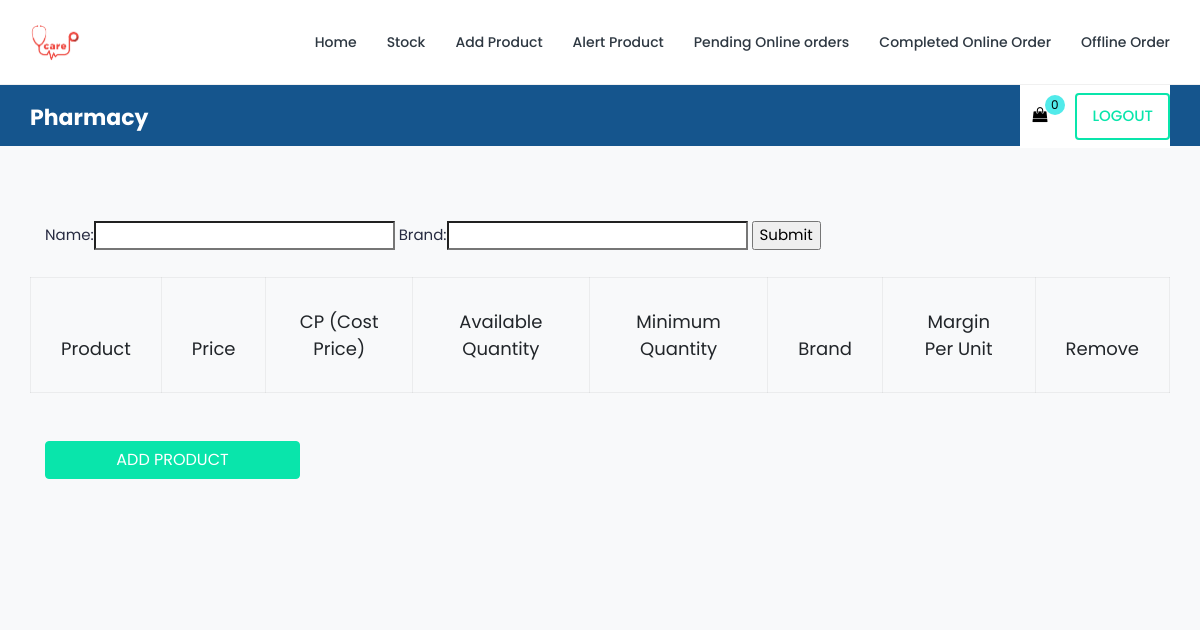
The page /pharmacist/stock/ (signed in) on the database as committed earlier.
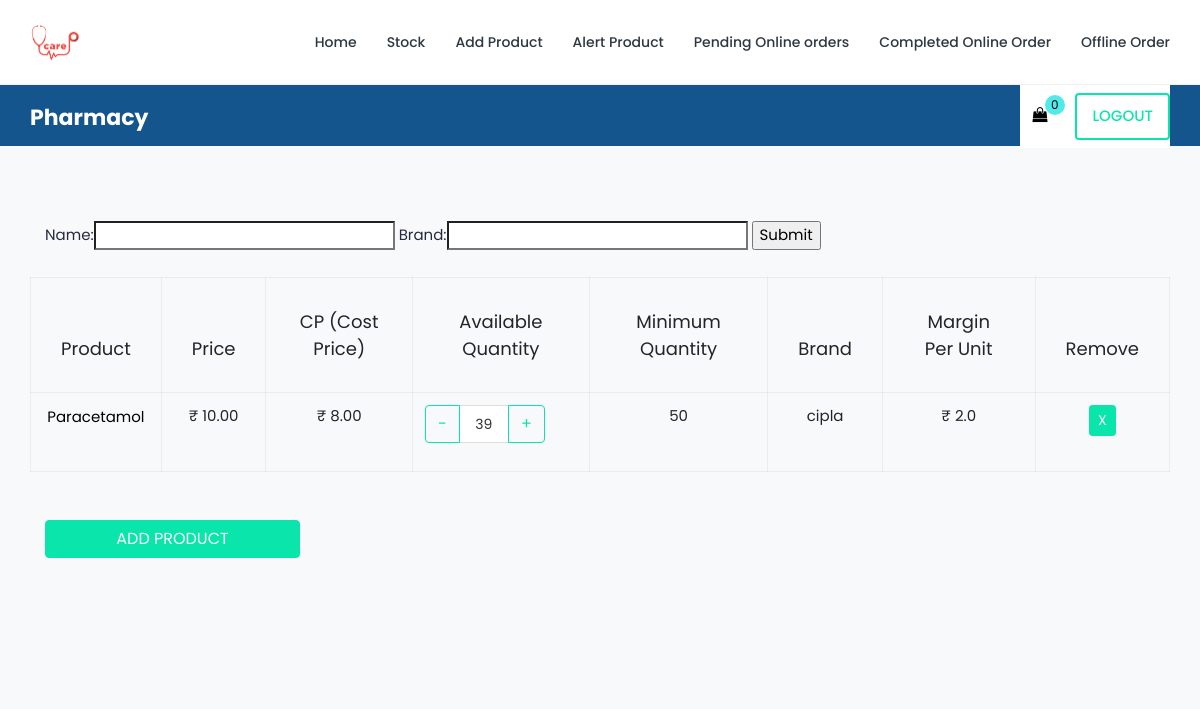
The same page on the database as committed later.
### users/models.py (models this page shows, shortened)
class specificproducts(models.Model):
    Pharmacist = models.ForeignKey(
        Pharmacist, on_delete=models.SET_NULL, blank=True, null=True)
    name = models.CharField(max_length=100, null=True)
    image = models.ImageField(upload_to='products', null=True, blank=True)
    price = models.FloatField()
    minquantity = models.IntegerField()
    available = models.IntegerField()
    cp = models.FloatField()
    quantity = models.CharField(max_length=100, null=True)
    drugs = models.CharField(max_length=200, null=True)
    brand = models.CharField(max_length=100, null=True)
    @property
    def profit(self):
        return (self.price-self.cp)

### users/views.py (the view)
# urls.py: path('pharmacist/stock/', views.stock, name='stock'),
def stock(request):
    name = request.user.first_name
    groupname = str(request.user.groups.all()[0].name)
    if not request.user.is_authenticated:
        return redirect('loginUser')
    customer = request.user.pharmacist
    order, created = WalkinOrder.objects.get_or_create(
        customer=customer, complete=False)
    items = order.walkincart_set.all()
    ordercount = order.get_cart_items
    products = specificproducts.objects.filter(Pharmacist=customer)
    myFilter = StockFilter(request.GET, queryset=products)
    products = myFilter.qs
    context = {
        'name': name,
        'myFilter': myFilter,
        'groupname': groupname,
        'items': items,
        'ordercount': ordercount,
        'products': products,
    }
    return render(request, 'pharmacy/pharmacyallitems.html', context)

### users/models.py (called while the page is built)
    @property
    def get_cart_items(self):
        orderitems = self.walkincart_set.all()
        total = sum([item.quantity for item in orderitems])
        return total

### users/templates/pharmacy/pharmacyallitems.html (shortened to what this page needs)
{% extends 'pharmacy/phamacistnav.html' %}
{% load static %}
{% block content %}
<form method="GET">
    {{myFilter.form}}
    <input type="submit">
</form>
<br>
<div class="row mb-5">
    <div class="site-blocks-table">
      <table class="table table-bordered">
        <thead>
          <tr>
            <th class="product-name">Product</th>
            <th class="product-price">Price</th>
            <th class="product-price">CP (Cost Price)</th>
            <th class="product-quantity">Available Quantity</th>
            <th class="product-name">Minimum Quantity</th>
            <th class="product-name">Brand</th>
            <th class="product-total">Margin Per Unit</th>
            <th class="product-remove">Remove</th>
          </tr>
        </thead>
        <tbody>
            {% for product in products %}
            <tr>
                <td class="product-name">
                  <h2 class="h5 text-black">{{product.name}}</h2>
                </td>
                <td>&#x20B9; {{product.price|floatformat:2}}</td>
                <td>&#x20B9; {{product.cp|floatformat:2}}</td>
                <td>
                  <div class="input-group mb-3" style="max-width: 120px;">
                    <div class="input-group-prepend">
                      <button data-product="{{product.id}}" data-act="dec" class="btn btn-outline-primary delete-product" type="button">&minus;</button>
                    </div>
                    <input type="text" class="form-control text-center" value="{{product.available}}" placeholder=""
                      aria-label="Example text with button addon" aria-describedby="button-addon1">
                    <div class="input-group-append">
                      <button data-product="{{product.id}}" data-act="inc" class="btn btn-outline-primary delete-product" type="button">&plus;</button>
                    </div>
                  </div>
                </td>
                <td>{{product.minquantity}}</td>
                <td>{{product.brand}}</td>
                <td>&#x20B9; {{product.profit}}</td>
                <td><button data-product="{{product.id}}" data-act="delete" class="btn btn-primary height-auto btn-sm delete-product">X</button></td>
              </tr>
            {% endfor %}
        </tbody>
    </table>
  </div>
</div>
<div class="row">
    <div class="col-md-6">
      <div class="row mb-5">
        <div class="col-md-6 mb-3 mb-md-0">
            <a href="{% url 'addproduct' %}"><button class="btn btn-primary btn-md btn-block">Add Product</button></a>
        </div>
      </div>
    </div>
  </div>
{% endblock content %}

Rows that differ between the two databases and show on the page:
added specificproducts: name "Paracetamol", price "10.00", cp "8.00", available "39", minquantity "50", brand "cipla", profit "2.0"
